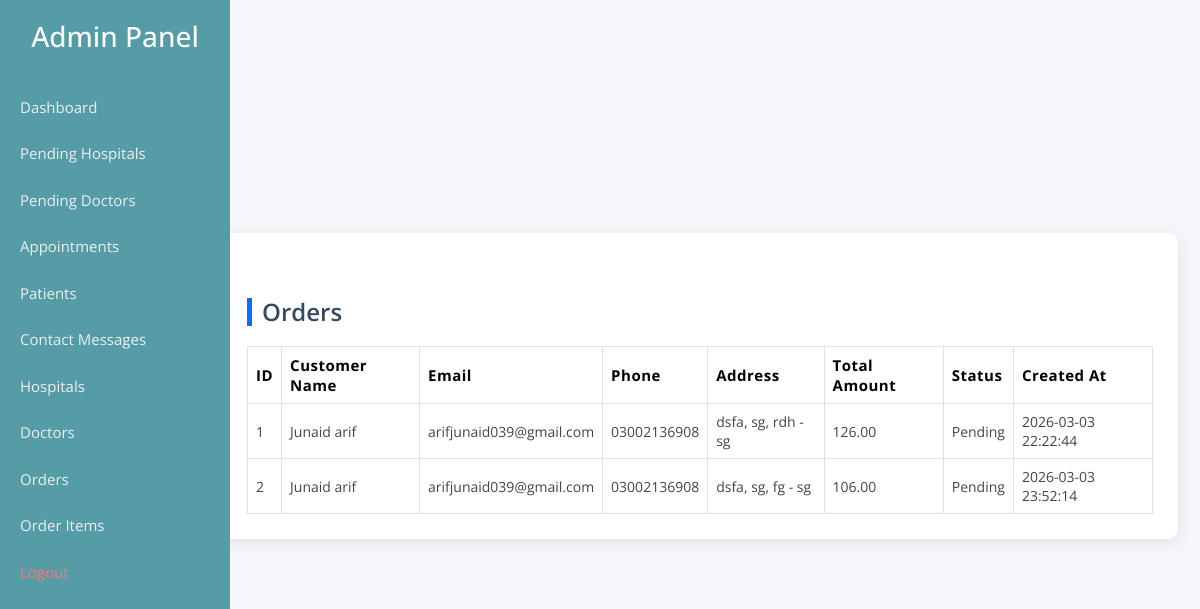
Page /default/order_admin.php on the committed database.
### tables this page shows
CREATE TABLE IF NOT EXISTS `orders` (
  `id` int NOT NULL AUTO_INCREMENT,
  `customer_name` varchar(150) NOT NULL,
  `customer_email` varchar(150) NOT NULL,
  `customer_phone` varchar(20) NOT NULL,
  `customer_address` text NOT NULL,
  `total_amount` decimal(10,2) NOT NULL,
  `order_status` varchar(50) DEFAULT 'Pending',
  `created_at` timestamp NULL DEFAULT CURRENT_TIMESTAMP,
  PRIMARY KEY (`id`)
);

### default/order_admin.php (the view, shortened to what this page needs)
<?php
require 'admin_sidebar.php';
?>
        <link rel="stylesheet" href="assets/css/bootstrap.min.css">
        <link rel="stylesheet" href="assets/css/animate.min.css">
        <link rel="stylesheet" href="assets/css/owl.carousel.min.css">
        <link rel="stylesheet" href="assets/css/flaticon.css">
        <link rel="stylesheet" href="assets/css/magnific-popup.min.css">
        <link rel="stylesheet" href="assets/css/meanmenu.min.css">
        <link rel="stylesheet" href="assets/css/boxicons.min.css">
        <link rel="stylesheet" href="assets/css/nice-select.min.css">
        <link rel="stylesheet" href="assets/css/slick.min.css">
        <link rel="stylesheet" href="assets/css/odometer.min.css">
        <link rel="stylesheet" href="assets/css/datatables.min.css">
        <link rel="stylesheet" href="assets/css/style.css">
        <link rel="stylesheet" href="assets/css/responsive.css">
<div class="container">
<div class="dashboard-card">
<h2>Orders</h2>
<?php
$orders = mysqli_query($conn,"SELECT * FROM orders ORDER BY created_at ASC");
?>
<table class="table table-bordered table-hover">
    <thead>
<tr>
<th>ID</th>
<th>Customer Name</th>
<th>Email</th>
<th>Phone</th>
<th>Address</th>
<th>Total Amount</th>
<th>Status</th>
<th>Created At</th>
</tr>
</thead>
<tbody>
<?php
if(mysqli_num_rows($orders) > 0){
    while($row = mysqli_fetch_assoc($orders)){
    ?>
    <tr>
    <td><?= htmlspecialchars($row['id'] ?? '') ?></td>
    <td><?= htmlspecialchars($row['customer_name'] ?? '') ?></td>
    <td><?= htmlspecialchars($row['customer_email'] ?? '') ?></td>
    <td><?= htmlspecialchars($row['customer_phone'] ?? '') ?></td>
    <td><?= htmlspecialchars($row['customer_address'] ?? '') ?></td>
    <td><?= htmlspecialchars($row['total_amount'] ?? '') ?></td>
    <td><?= htmlspecialchars($row['order_status'] ?? '') ?></td>
    <td><?= htmlspecialchars($row['created_at'] ?? '') ?></td>
    </tr>
    <?php
    }
}else{
    echo "<tr><td colspan='8' class='text-center'>No Orders Found</td></tr>";
}
?>
</tbody>
</table>
</div>
<br>
</div>

### default/admin_sidebar.php (style rules this page uses)
h2 { margin-top:40px; }
.dashboard-card { background:white; padding:25px; border-radius:10px; box-shadow:0 4px 15px rgba(0,0,0,0.08); margin-bottom:40px; }
.dashboard-card h2 { font-size:22px; font-weight:600; margin-bottom:20px; }
.table { margin-bottom:0; }
.table thead { background:#0d6efd; color:white; }
.table td, .table th { vertical-align:middle; }
.dashboard-card h2 { font-size:24px; font-weight:600; color:#34495e; border-left:5px solid #0d6efd; padding-left:10px; }
.table th { font-size:15px; letter-spacing:0.5px; }
.table td { font-size:14px; color:#444; }
.dashboard-card { transition:0.3s; }

### default/order_admin.php (style rules this page uses)
table { background:white; }
h2 { margin-top:40px; }
.dashboard-card { background:white; padding:25px; margin: 210px 10px 210px 210px; border-radius:10px; box-shadow:0 4px 15px rgba(0,0,0,0.08); margin-bottom:40px; }
.dashboard-card h2 { font-size:22px; font-weight:600; margin-bottom:20px; }
.table { margin-bottom:0; }
.table thead { background:#0d6efd; color:white; }
.table td, .table th { vertical-align:middle; }
.dashboard-card h2 { font-size:24px; font-weight:600; color:#34495e; border-left:5px solid #0d6efd; padding-left:10px; }
.table th { font-size:15px; letter-spacing:0.5px; }
.table td { font-size:14px; color:#444; }
.dashboard-card { transition:0.3s; }

### rows in the picture
orders: id "1", customer_name "Junaid arif", customer_email "arifjunaid039@gmail.com", customer_phone "03002136908", customer_address "dsfa, sg, rdh - sg", total_amount "126.00", order_status "Pending", created_at "2026-03-03 22:22:44"
orders: id "2", customer_name "Junaid arif", customer_email "arifjunaid039@gmail.com", customer_phone "03002136908", customer_address "dsfa, sg, fg - sg", total_amount "106.00", order_status "Pending", created_at "2026-03-03 23:52:14"
